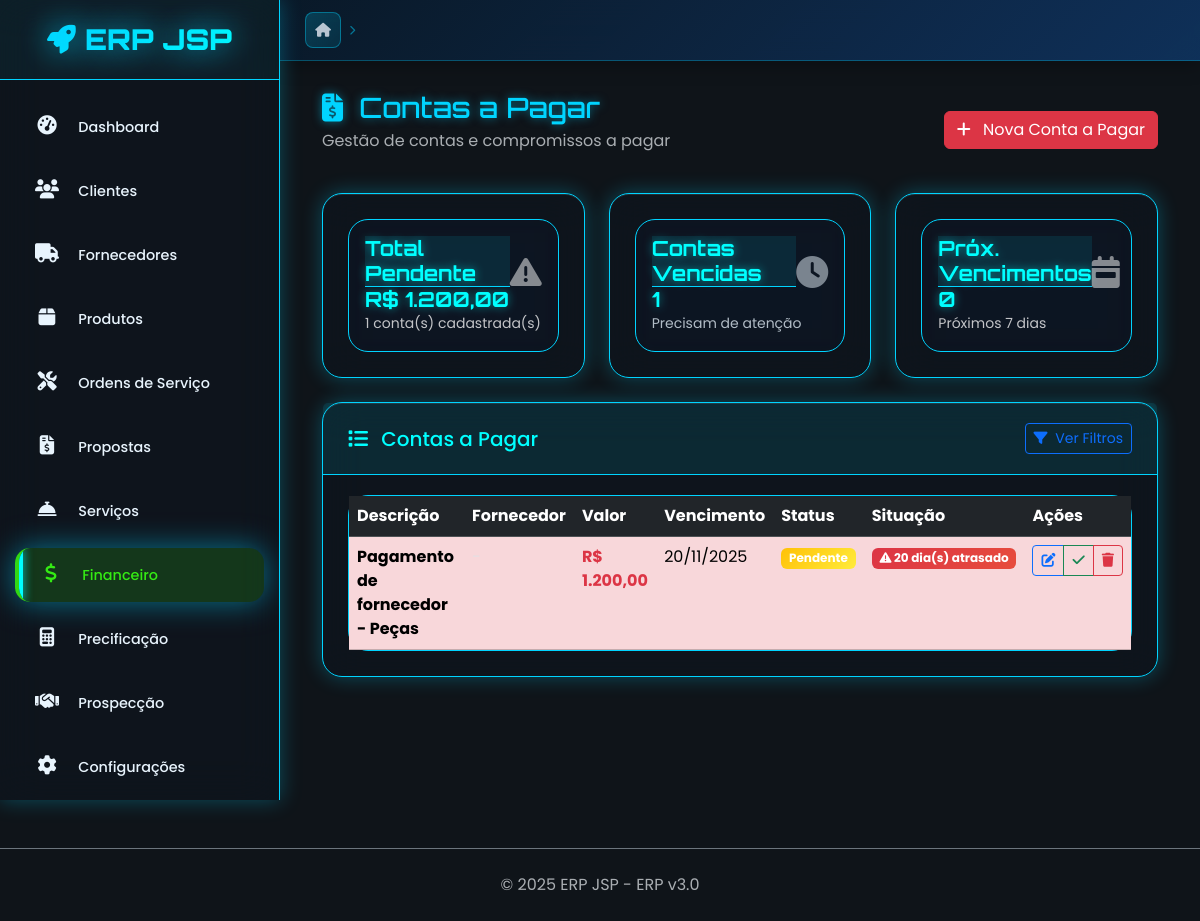
Page /financeiro/contas-pagar on the committed database.
### app/financeiro/financeiro_model.py (models this page shows, shortened)
class LancamentoFinanceiro(BaseModel):
    __tablename__ = 'lancamentos_financeiros'
    descricao = db.Column(db.String(255), nullable=False)
    valor = db.Column(db.Numeric(12, 2), nullable=False)
    tipo = db.Column(db.String(20), nullable=False)
    status = db.Column(db.String(20), default='pendente', nullable=False)
    categoria = db.Column(db.String(100))
    subcategoria = db.Column(db.String(100))
    data_lancamento = db.Column(db.Date, default=date.today, nullable=False)
    data_vencimento = db.Column(db.Date)
    data_pagamento = db.Column(db.Date)
    observacoes = db.Column(db.Text)
    numero_documento = db.Column(db.String(50))
    forma_pagamento = db.Column(db.String(50))
    cliente_id = db.Column(db.Integer, db.ForeignKey('clientes.id'), nullable=True)
    fornecedor_id = db.Column(db.Integer, db.ForeignKey('fornecedores.id'), nullable=True)
    ordem_servico_id = db.Column(db.Integer, db.ForeignKey('ordem_servico.id'), nullable=True)
    recorrente = db.Column(db.Boolean, default=False)
    frequencia = db.Column(db.String(20))  # mensal, anual, semanal
    cliente = db.relationship('Cliente', backref='lancamentos_financeiros', foreign_keys=[cliente_id])
    fornecedor = db.relationship('Fornecedor', backref='lancamentos_financeiros', foreign_keys=[fornecedor_id])
    ordem_servico = db.relationship('OrdemServico', backref='lancamentos_financeiros', foreign_keys=[ordem_servico_id])
    @property
    def valor_formatado(self):
        return f"R$ {self.valor:,.2f}".replace(',', 'X').replace('.', ',').replace('X', '.')
    @property
    def status_formatado(self):
        status_map = {
            'pendente': 'Pendente',
            'pago': 'Pago',
            'recebido': 'Recebido',
            'cancelado': 'Cancelado',
            'vencido': 'Vencido'
        }
        return status_map.get(self.status, self.status.title())
    @property
    def status_cor(self):
        cores = {
            'pendente': 'warning',
            'pago': 'success',
            'recebido': 'success',
            'cancelado': 'secondary',
            'vencido': 'danger'
        }
        return cores.get(self.status, 'secondary')
    @property
    def dias_vencimento(self):
        if not self.data_vencimento:
            return None
        hoje = date.today()
        delta = self.data_vencimento - hoje
        return delta.days
    @property
    def situacao_vencimento(self):
        if not self.data_vencimento:
            return 'sem_vencimento'
        dias = self.dias_vencimento
        if dias < 0:
            return 'vencido'
        elif dias == 0:
            return 'vence_hoje'
        elif dias <= 7:
            return 'vence_semana'
        elif dias <= 30:
            return 'vence_mes'
        else:
            return 'futuro'
    @classmethod
    def get_contas_pagar(cls):
        return cls.query.filter_by(tipo='conta_pagar', ativo=True)

### app/financeiro/financeiro_routes.py (the view)
@bp_financeiro.route('/contas-pagar')
def contas_pagar():
    try:
        contas = LancamentoFinanceiro.get_contas_pagar().order_by(
            LancamentoFinanceiro.data_vencimento.asc()
        ).all()
        total_pendente = sum(float(c.valor) for c in contas if c.status == 'pendente')
        vencidas = [c for c in contas if c.situacao_vencimento == 'vencido' and c.status == 'pendente']
        return render_template('financeiro/contas_pagar.html',
                             contas=contas,
                             total_pendente=total_pendente,
                             vencidas=vencidas,
                             date=date)
    except Exception as e:
        flash(f'Erro ao carregar contas a pagar: {str(e)}', 'danger')
        return redirect(url_for('financeiro.dashboard'))

### app/financeiro/templates/financeiro/contas_pagar.html (shortened to what this page needs)
{% extends "base.html" %}
{% block content %}
<div class="container-fluid">
    <div class="row mb-4">
        <div class="col-12">
            <div class="d-flex justify-content-between align-items-center">
                <div>
                    <h1 class="h3 mb-1 text-neon">
                        <i class="fas fa-file-invoice-dollar me-2"></i>
                        Contas a Pagar
                    </h1>
                    <p class="text-muted">Gestão de contas e compromissos a pagar</p>
                </div>
                <div>
                    <a href="{{ url_for('financeiro.novo_lancamento') }}?tipo=conta_pagar" class="btn btn-danger">
                        <i class="fas fa-plus me-2"></i>
                        Nova Conta a Pagar
                    </a>
                </div>
            </div>
        </div>
    </div>
    <div class="row g-4 mb-4">
        <div class="col-md-4">
            <div class="card bg-danger text-white">
                <div class="card-body">
                    <div class="d-flex justify-content-between">
                        <div>
                            <h6 class="card-title">Total Pendente</h6>
                            <h4 class="mb-0">
                                R$ {{ "{:,.2f}".format(total_pendente).replace(',', 'X').replace('.', ',').replace('X', '.') }}
                            </h4>
                        </div>
                        <div class="align-self-center">
                            <i class="fas fa-exclamation-triangle fa-2x opacity-50"></i>
                        </div>
                    </div>
                    <small class="opacity-75">{{ contas|length }} conta(s) cadastrada(s)</small>
                </div>
            </div>
        </div>
        <div class="col-md-4">
            <div class="card bg-warning text-dark">
                <div class="card-body">
                    <div class="d-flex justify-content-between">
                        <div>
                            <h6 class="card-title">Contas Vencidas</h6>
                            <h4 class="mb-0">{{ vencidas|length }}</h4>
                        </div>
                        <div class="align-self-center">
                            <i class="fas fa-clock fa-2x opacity-50"></i>
                        </div>
                    </div>
                    <small class="opacity-75">Precisam de atenção</small>
                </div>
            </div>
        </div>
        <div class="col-md-4">
            <div class="card bg-info text-white">
                <div class="card-body">
                    <div class="d-flex justify-content-between">
                        <div>
                            <h6 class="card-title">Próx. Vencimentos</h6>
                            <h4 class="mb-0">
                                {{ contas|selectattr('situacao_vencimento', 'equalto', 'vence_semana')|list|length }}
                            </h4>
                        </div>
                        <div class="align-self-center">
                            <i class="fas fa-calendar-week fa-2x opacity-50"></i>
                        </div>
                    </div>
                    <small class="opacity-75">Próximos 7 dias</small>
                </div>
            </div>
        </div>
    </div>
    <div class="row">
        <div class="col-12">
            <div class="card">
                <div class="card-header d-flex justify-content-between align-items-center">
                    <h5 class="mb-0">
                        <i class="fas fa-list me-2"></i>
                        Contas a Pagar
                    </h5>
                    <div>
                        <a href="{{ url_for('financeiro.listar_lancamentos') }}?tipo=conta_pagar" class="btn btn-sm btn-outline-primary">
                            <i class="fas fa-filter me-1"></i>
                            Ver Filtros
                        </a>
                    </div>
                </div>
                <div class="card-body p-0">
                    {% if contas %}
                    <div class="table-responsive">
                        <table class="table table-hover mb-0">
                            <thead class="table-dark">
                                <tr>
                                    <th>Descrição</th>
                                    <th>Fornecedor</th>
                                    <th>Valor</th>
                                    <th>Vencimento</th>
                                    <th>Status</th>
                                    <th>Situação</th>
                                    <th>Ações</th>
                                </tr>
                            </thead>
                            <tbody>
                                {% for conta in contas %}
                                <tr class="{% if conta.situacao_vencimento == 'vencido' %}table-danger{% elif conta.situacao_vencimento == 'vence_hoje' %}table-warning{% endif %}">
                                    <td>
                                        <strong>{{ conta.descricao }}</strong>
                                    </td>
                                    <td>
                                        {% if conta.fornecedor %}
                                            {{ conta.fornecedor.nome }}
                                        {% else %}
                                            <span class="text-muted">-</span>
                                        {% endif %}
                                    </td>
                                    <td class="text-danger">
                                        <strong>{{ conta.valor_formatado }}</strong>
                                    </td>
                                    <td>
                                        {% if conta.data_vencimento %}
                                            {{ conta.data_vencimento.strftime('%d/%m/%Y') }}
                                        {% else %}
                                            <span class="text-muted">Sem vencimento</span>
                                        {% endif %}
                                    </td>
                                    <td>
                                        <span class="badge bg-{{ conta.status_cor }}">
                                            {{ conta.status_formatado }}
                                        </span>
                                    </td>
                                    <td>
                                        {% if conta.situacao_vencimento == 'vencido' %}
                                            <span class="badge bg-danger">
                                                <i class="fas fa-exclamation-triangle"></i>
                                                {{ conta.dias_vencimento|abs }} dia(s) atrasado
                                            </span>
                                        {% elif conta.situacao_vencimento == 'vence_hoje' %}
                                            <span class="badge bg-warning text-dark">
                                                <i class="fas fa-clock"></i>
                                                Vence hoje
                                            </span>
                                        {% elif conta.situacao_vencimento == 'vence_semana' %}
                                            <span class="badge bg-info">
                                                <i class="fas fa-calendar"></i>
                                                {{ conta.dias_vencimento }} dia(s)
                                            </span>
                                        {% else %}
                                            <span class="badge bg-secondary">
                                                <i class="fas fa-check"></i>
                                                Em dia
                                            </span>
                                        {% endif %}
                                    </td>
                                    <td>
                                        <div class="btn-group btn-group-sm">
                                            <a href="{{ url_for('financeiro.editar_lancamento', id=conta.id) }}"
                                               class="btn btn-outline-primary" title="Editar">
                                                <i class="fas fa-edit"></i>
                                            </a>
                                            {% if conta.status == 'pendente' %}
                                            <button type="button" class="btn btn-outline-success"
                                                    onclick="marcarComoPago({{ conta.id }})" title="Marcar como Pago">
                                                <i class="fas fa-check"></i>
                                            </button>
                                            {% endif %}
                                            <a href="{{ url_for('financeiro.excluir_lancamento', id=conta.id) }}"
                                               class="btn btn-outline-danger" title="Excluir"
                                               onclick="return confirm('Tem certeza que deseja excluir esta conta a pagar?')">
                                                <i class="fas fa-trash"></i>
                                            </a>
                                        </div>
                                    </td>
                                </tr>
                                {% endfor %}
                            </tbody>
                        </table>
                    </div>
                    {% endif %}
                </div>
            </div>
        </div>
    </div>
</div>
{% endblock %}

### rows in the picture
LancamentoFinanceiro: descricao "Pagamento de fornecedor - Peças", valor_formatado "R$ 1.200,00", data_vencimento "20/11/2025", status_formatado "Pendente", dias_vencimento|abs "20"

### other values in the picture
{{ COMPANY_NAME }} "ERP JSP"
{{ contas|length }} "1"
{{ vencidas|length }} "1"
{{ SYSTEM_VERSION }} "3.0"
